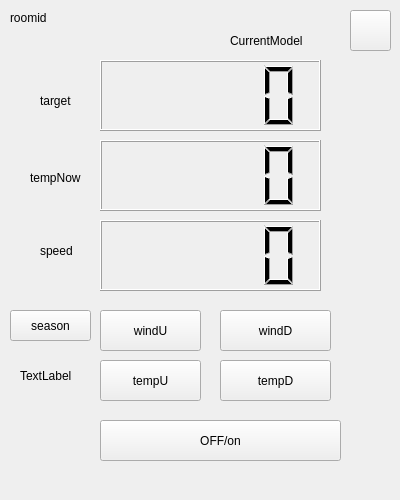
<?xml version="1.0" encoding="UTF-8"?>
<ui version="4.0">
 <class>Slavecharge</class>
 <widget class="QWidget" name="Slavecharge">
  <property name="geometry">
   <rect>
    <x>0</x>
    <y>0</y>
    <width>400</width>
    <height>500</height>
   </rect>
  </property>
  <property name="windowTitle">
   <string>Form</string>
  </property>
  <widget class="QLabel" name="label">
   <property name="geometry">
    <rect>
     <x>10</x>
     <y>10</y>
     <width>141</width>
     <height>16</height>
    </rect>
   </property>
   <property name="styleSheet">
    <string notr="true">font: 11pt &quot;黑体&quot;;</string>
   </property>
   <property name="text">
    <string>roomid</string>
   </property>
  </widget>
  <widget class="QLabel" name="label_2">
   <property name="geometry">
    <rect>
     <x>10</x>
     <y>30</y>
     <width>111</width>
     <height>16</height>
    </rect>
   </property>
   <property name="styleSheet">
    <string notr="true">font: 11pt &quot;黑体&quot;;</string>
   </property>
   <property name="text">
    <string/>
   </property>
  </widget>
  <widget class="QPushButton" name="onoff">
   <property name="geometry">
    <rect>
     <x>100</x>
     <y>420</y>
     <width>241</width>
     <height>41</height>
    </rect>
   </property>
   <property name="text">
    <string>OFF/on</string>
   </property>
  </widget>
  <widget class="QPushButton" name="TPU">
   <property name="geometry">
    <rect>
     <x>100</x>
     <y>360</y>
     <width>101</width>
     <height>41</height>
    </rect>
   </property>
   <property name="text">
    <string>tempU</string>
   </property>
  </widget>
  <widget class="QPushButton" name="TPD">
   <property name="geometry">
    <rect>
     <x>220</x>
     <y>360</y>
     <width>111</width>
     <height>41</height>
    </rect>
   </property>
   <property name="text">
    <string>tempD</string>
   </property>
  </widget>
  <widget class="QPushButton" name="WUP">
   <property name="geometry">
    <rect>
     <x>100</x>
     <y>310</y>
     <width>101</width>
     <height>41</height>
    </rect>
   </property>
   <property name="text">
    <string>windU</string>
   </property>
  </widget>
  <widget class="QPushButton" name="WDN">
   <property name="geometry">
    <rect>
     <x>220</x>
     <y>310</y>
     <width>111</width>
     <height>41</height>
    </rect>
   </property>
   <property name="text">
    <string>windD</string>
   </property>
  </widget>
  <widget class="QLCDNumber" name="showTemp">
   <property name="geometry">
    <rect>
     <x>100</x>
     <y>60</y>
     <width>221</width>
     <height>71</height>
    </rect>
   </property>
  </widget>
  <widget class="QLCDNumber" name="showWind">
   <property name="geometry">
    <rect>
     <x>100</x>
     <y>220</y>
     <width>221</width>
     <height>71</height>
    </rect>
   </property>
  </widget>
  <widget class="QLabel" name="label_3">
   <property name="geometry">
    <rect>
     <x>40</x>
     <y>90</y>
     <width>81</width>
     <height>21</height>
    </rect>
   </property>
   <property name="styleSheet">
    <string notr="true">font: 11pt &quot;黑体&quot;;</string>
   </property>
   <property name="text">
    <string>target</string>
   </property>
  </widget>
  <widget class="QLabel" name="label_4">
   <property name="geometry">
    <rect>
     <x>410</x>
     <y>350</y>
     <width>54</width>
     <height>12</height>
    </rect>
   </property>
   <property name="text">
    <string>wind</string>
   </property>
  </widget>
  <widget class="QLCDNumber" name="tempNow">
   <property name="geometry">
    <rect>
     <x>100</x>
     <y>140</y>
     <width>221</width>
     <height>71</height>
    </rect>
   </property>
  </widget>
  <widget class="QLabel" name="label_5">
   <property name="geometry">
    <rect>
     <x>30</x>
     <y>170</y>
     <width>71</width>
     <height>16</height>
    </rect>
   </property>
   <property name="styleSheet">
    <string notr="true">font: 11pt &quot;黑体&quot;;</string>
   </property>
   <property name="text">
    <string>tempNow</string>
   </property>
  </widget>
  <widget class="QPushButton" name="quit">
   <property name="geometry">
    <rect>
     <x>350</x>
     <y>10</y>
     <width>41</width>
     <height>41</height>
    </rect>
   </property>
   <property name="text">
    <string/>
   </property>
  </widget>
  <widget class="QLabel" name="label_6">
   <property name="geometry">
    <rect>
     <x>0</x>
     <y>0</y>
     <width>400</width>
     <height>500</height>
    </rect>
   </property>
   <property name="text">
    <string/>
   </property>
  </widget>
  <widget class="QLabel" name="label_7">
   <property name="geometry">
    <rect>
     <x>40</x>
     <y>240</y>
     <width>81</width>
     <height>21</height>
    </rect>
   </property>
   <property name="styleSheet">
    <string notr="true">font: 11pt &quot;黑体&quot;;</string>
   </property>
   <property name="text">
    <string>speed</string>
   </property>
  </widget>
  <widget class="QLabel" name="WorkModel">
   <property name="geometry">
    <rect>
     <x>230</x>
     <y>30</y>
     <width>101</width>
     <height>21</height>
    </rect>
   </property>
   <property name="styleSheet">
    <string notr="true">font: 11pt &quot;黑体&quot;;</string>
   </property>
   <property name="text">
    <string>CurrentModel</string>
   </property>
  </widget>
  <widget class="QPushButton" name="season">
   <property name="geometry">
    <rect>
     <x>10</x>
     <y>310</y>
     <width>81</width>
     <height>31</height>
    </rect>
   </property>
   <property name="text">
    <string>season</string>
   </property>
  </widget>
  <widget class="QLabel" name="label_8">
   <property name="geometry">
    <rect>
     <x>20</x>
     <y>360</y>
     <width>71</width>
     <height>31</height>
    </rect>
   </property>
   <property name="text">
    <string>TextLabel</string>
   </property>
  </widget>
  <zorder>label_6</zorder>
  <zorder>label</zorder>
  <zorder>label_2</zorder>
  <zorder>onoff</zorder>
  <zorder>TPU</zorder>
  <zorder>TPD</zorder>
  <zorder>WUP</zorder>
  <zorder>WDN</zorder>
  <zorder>showTemp</zorder>
  <zorder>showWind</zorder>
  <zorder>label_3</zorder>
  <zorder>label_4</zorder>
  <zorder>tempNow</zorder>
  <zorder>label_5</zorder>
  <zorder>quit</zorder>
  <zorder>label_7</zorder>
  <zorder>WorkModel</zorder>
  <zorder>season</zorder>
  <zorder>label_8</zorder>
 </widget>
 <resources/>
 <connections/>
</ui>
